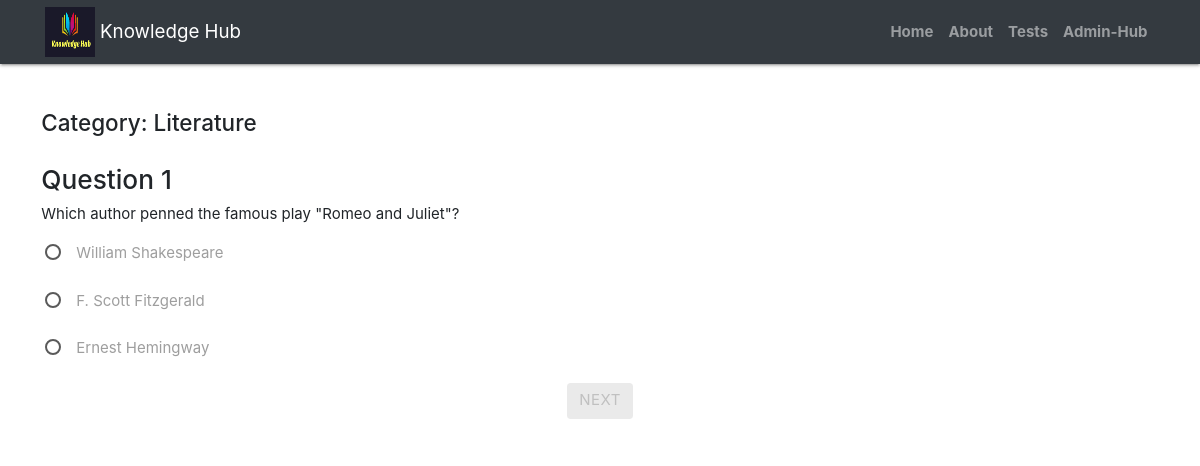
Page /users/controllers/controller-test.php?test_id=2 (signed in) on the committed database.
### tables this page shows
CREATE TABLE `questions` (
  `id_questions` int(11) NOT NULL,
  `category` varchar(50) DEFAULT NULL,
  `question` varchar(255) DEFAULT NULL,
  `id_tests` int(11) NOT NULL
);

CREATE TABLE `answers` (
  `id_answers` int(11) NOT NULL,
  `answer` varchar(50) NOT NULL,
  `id_questions` int(11) NOT NULL,
  `correct_answer` int(11) NOT NULL
);

### users/controllers/controller-test.php (called while the page is built, shortened)
<?php
require_once '../models/tests.php';
if (isset($_SESSION['user'])) {
    $questions = Tests::questions($_SESSION['current_test_id']);
    $current_question = $questions[$_SESSION['current_question_index']];
    $answers  = Tests::answersNew($_SESSION['current_test_id'], $_SESSION['current_question_id']);
} else {
    header("Location: ../../index.php");
    exit();
}
include_once '../views/view-test.php';

### users/models/tests.php (called while the page is built, shortened)
<?php
class Tests
{
    public static function questions(string $test_id){
        try {
            $db = new PDO("mysql:host=localhost;dbname=" . DB_NAME, DB_USER, DB_PASS);
            $db->setAttribute(PDO::ATTR_ERRMODE, PDO::ERRMODE_EXCEPTION);
            $sql = "SELECT *
            FROM questions
            WHERE id_tests = :test_id;";
            $query = $db->prepare($sql);
            $query->bindValue(':test_id', $test_id,PDO::PARAM_STR);
            $query->execute();
            $result = $query->fetchAll(PDO::FETCH_ASSOC);
            return $result;
        } catch (PDOException $e) {
            echo "Erreur : " . $e->getMessage();
            die();
        }
    }
    public static function answersNew(string $test_id, string $question_id){
        try {
            $db = new PDO("mysql:host=localhost;dbname=" . DB_NAME, DB_USER, DB_PASS);
            $db->setAttribute(PDO::ATTR_ERRMODE, PDO::ERRMODE_EXCEPTION);
            $sql = "SELECT * from answers
             natural join tests_have_answers
             natural join questions where id_tests = :test_id  and id_questions = :question_id";
            $query = $db->prepare($sql);
            $query->bindValue(':test_id', $test_id,PDO::PARAM_STR);
            $query->bindValue(':question_id', $question_id,PDO::PARAM_STR);
            $query->execute();
            $result = $query->fetchAll(PDO::FETCH_ASSOC);
            return $result;
        } catch (PDOException $e) {
            echo "Erreur : " . $e->getMessage();
            die();
        }
    }
}

### users/views/view-test.php (the view, shortened to what this page needs)
<!DOCTYPE html>
<html>
<head>
    <link rel="stylesheet" href="https://cdnjs.cloudflare.com/ajax/libs/materialize/1.0.0/css/materialize.min.css">
</head>
<body>
    <?php include '../../assets/header.php'; ?>
    <br><br>
    <div class="container">
        <div class="row">
            <div class="col s12">
                <h4>Category: <?= $current_question['category'] ?></h4>
            </div>
        </div>
        <div class="row">
            <div class="col s12">
                <form action="controller-test.php" method="POST" novalidate >
                    <h3>Question <?= $_SESSION['current_question_index'] + 1 ?></h3>
                    <p><?= $current_question['question']; ?></p>
                    <div>
                        <?php foreach ($answers as $answer) : ?>
                            <p>
                                <label>
                                    <span><?= $answer['answer']; ?></span>
                                </label>
                            </p>
                        <?php endforeach; ?>
                    </div>
                    <div class="row">
                        <div class="col s12 center-align">
                            <button class="btn waves-effect waves-light" id="button" name="next" type="submit">Next</button>
                        </div>
                    </div>
                </form>
            </div>
        </div>
    </div>
</body>
</html>

### rows in the picture
questions: category "Literature", question "Which author penned the famous play \"Romeo and Juliet\"?"
answers: answer "William Shakespeare"
answers: answer "F. Scott Fitzgerald"
answers: answer "Ernest Hemingway"

### other values in the picture
$_SESSION['current_question_index'] + 1 "1"
